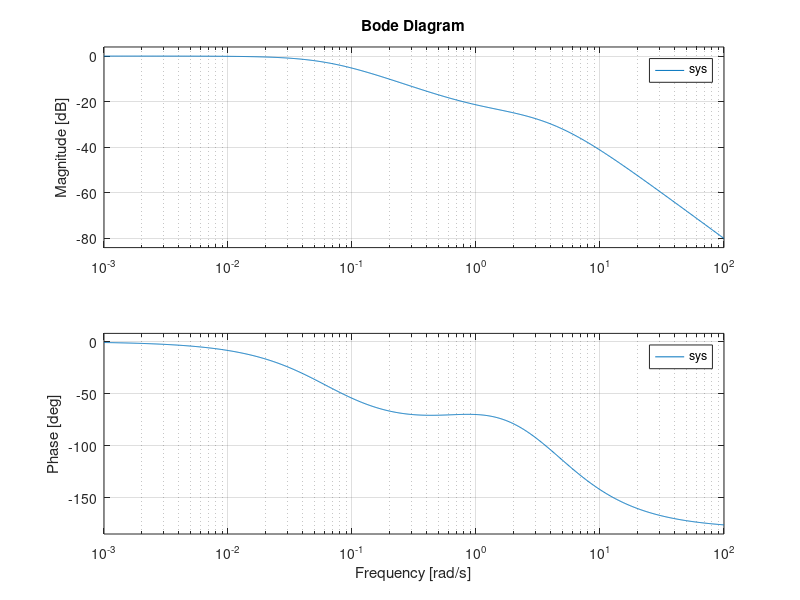

The MATLAB source for this figure:
%========================================================================%
%                           IN THE NAME OF GOD                           %
%                           PROJECT OF  MATLAB                           %
%                         BY: MOHAMMAD JAVAD ADEL                        %
%                               9621010042                               %
%                             DATE: 99/01/30                             %
%========================================================================%
clc                                                                      %
clear                                                                    %
close all                                                                %
%========================================================================%
sys1=tf([1 1],[1 8 15 0]);
sys2=1;
sys=feedback(sys1,sys2)
bode(sys);








